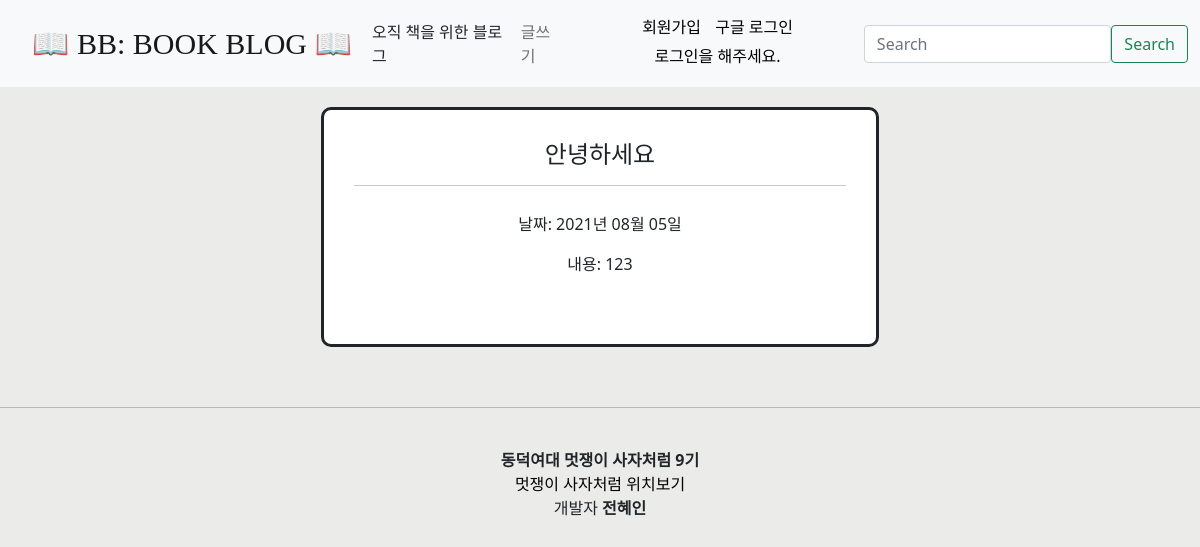
/chatting/chat_detail/1/, run on the app's committed database.
### chatting/models.py (models this page shows, shortened)
class Message(models.Model):
    title = models.CharField(max_length=200)
    receiver = models.CharField(max_length=100)
    sender = models.CharField(max_length=100)
    pub_date = models.DateTimeField('date published')
    body = models.TextField()

### chatting/views.py (the view)
# urls.py: path('chat_detail/<int:id>/', detail_message, name='chat_detail'),
def detail_message(request, id):
    chat = get_object_or_404(Message, pk = id)
    return render(request, 'chat_detail.html', {'chat': chat})

### chatting/templates/chat_detail.html (shortened to what this page needs)
{% extends 'base.html' %}
{% block content %}
<div class="container2">
    <h4>{{ chat.title }}</h4>
    <hr>
    <div class="container3">
        <p>날짜: {{ chat.pub_date | date:"Y년 m월 d일" }}</p>
        <p>내용: {{ chat.body }}</p>
    </div>
</div>
{% endblock %}

### chatting/templates/chat_detail.html (style rules this page uses)
body { background-color: rgba(232, 233, 231, 0.842); }
.container2 { background-color: white; border-radius: 10px; border-style: solid; border-width: 3px; margin: auto; padding: 30px; width: 50%; height: 30vh; }
.container3 { padding: 10px; }

### data on the page
Message: title "안녕하세요", pub_date "2021년 08월 05일", body "123"
